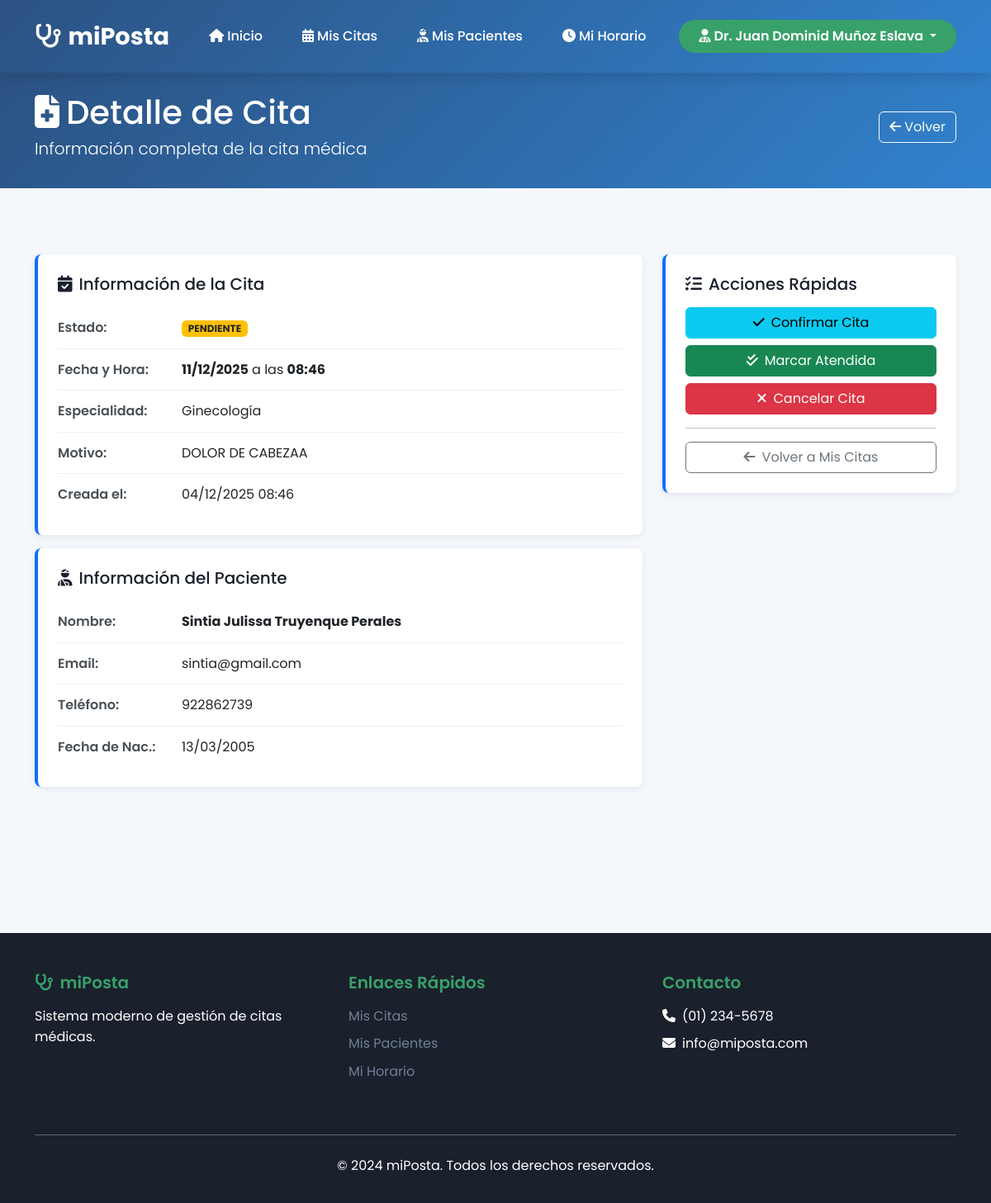
The app's page /medico/citas/1/ (signed in) with its own data.
### core/models.py (models this page shows, shortened)
class Usuario(AbstractUser):
    ROLES = [
        ('ADMIN', 'Administrador'),
        ('MEDICO', 'Médico'),
        ('PACIENTE', 'Paciente'),
    ]
    rol = models.CharField(max_length=10, choices=ROLES, default='PACIENTE')
    telefono = models.CharField(max_length=15, blank=True)
    direccion = models.TextField(blank=True)
    fecha_nacimiento = models.DateField(null=True, blank=True)
    class Meta:
        db_table = 'usuarios'
        verbose_name = 'Usuario'
        verbose_name_plural = 'Usuarios'

class Cita(models.Model):
    ESTADOS = [
        ('PENDIENTE', 'Pendiente'),
        ('CONFIRMADA', 'Confirmada'),
        ('CANCELADA', 'Cancelada'),
        ('COMPLETADA', 'Completada'),
    ]
    paciente = models.ForeignKey(Usuario, on_delete=models.CASCADE, related_name='citas_paciente', limit_choices_to={'rol': 'PACIENTE'})
    medico = models.ForeignKey(Usuario, on_delete=models.CASCADE, related_name='citas_medico', limit_choices_to={'rol': 'MEDICO'})
    especialidad = models.ForeignKey(Especialidad, on_delete=models.SET_NULL, null=True, blank=True)
    fecha_hora = models.DateTimeField()
    motivo = models.TextField()
    estado = models.CharField(max_length=20, choices=ESTADOS, default='PENDIENTE')
    notas = models.TextField(blank=True)
    creado_en = models.DateTimeField(auto_now_add=True)
    actualizado_en = models.DateTimeField(auto_now=True)
    class Meta:
        db_table = 'citas'
        ordering = ['-fecha_hora']
        verbose_name = 'Cita'
        verbose_name_plural = 'Citas'

class Especialidad(models.Model):
    nombre = models.CharField(max_length=100, unique=True)
    descripcion = models.TextField(blank=True)
    activo = models.BooleanField(default=True)
    class Meta:
        db_table = 'especialidades'
        verbose_name = 'Especialidad'
        verbose_name_plural = 'Especialidades'

### core/views.py (the view)
# urls.py: path('medico/citas/<int:pk>/', views.medico_cita_detail, name='medico_cita_detail'),
@login_required
def medico_cita_detail(request, pk):
    if request.user.rol != 'MEDICO':
        messages.error(request, 'No tienes permisos para acceder')
        return redirect('login')
    cita = get_object_or_404(Cita, pk=pk, medico=request.user)
    context = {
        'cita': cita,
    }
    return render(request, 'medico/pages/cita_detail.html', context)

### templates/medico/pages/cita_detail.html (shortened to what this page needs)
{% load static %}
<!DOCTYPE html>
<html lang="es">
<head>
  <link href="https://cdn.jsdelivr.net/npm/bootstrap@5.3.2/dist/css/bootstrap.min.css" rel="stylesheet">
  <link rel="stylesheet" href="https://cdnjs.cloudflare.com/ajax/libs/font-awesome/6.4.0/css/all.min.css">
  <link rel="stylesheet" href="{% static 'css/styles.css' %}">
</head>
<body>
  <nav class="navbar navbar-expand-lg navbar-custom">
    <div class="container">
      <a class="navbar-brand" href="{% url 'medico_dashboard' %}">
        <i class="fas fa-stethoscope me-2"></i>miPosta
      </a>
      <div class="collapse navbar-collapse" id="navbarNav">
        <ul class="navbar-nav ms-auto me-3">
          <li class="nav-item"><a class="nav-link" href="{% url 'medico_dashboard' %}"><i class="fas fa-home me-1"></i>Inicio</a></li>
          <li class="nav-item"><a class="nav-link" href="{% url 'medico_mis_citas' %}"><i class="fas fa-calendar-alt me-1"></i>Mis Citas</a></li>
          <li class="nav-item"><a class="nav-link" href="{% url 'medico_mis_pacientes' %}"><i class="fas fa-user-injured me-1"></i>Mis Pacientes</a></li>
          <li class="nav-item"><a class="nav-link" href="{% url 'medico_horario' %}"><i class="fas fa-clock me-1"></i>Mi Horario</a></li>
        </ul>
        <div class="dropdown">
          <button class="btn btn-login dropdown-toggle" type="button" data-bs-toggle="dropdown">
            <i class="fas fa-user-md me-1"></i>Dr. {{ user.get_full_name|default:user.username }}
          </button>
        </div>
      </div>
    </div>
  </nav>
  <section class="dashboard-header">
    <div class="container">
      <div class="d-flex justify-content-between align-items-center">
        <div>
          <h1 class="mb-1"><i class="fas fa-file-medical me-2"></i>Detalle de Cita</h1>
          <p class="lead mb-0">Información completa de la cita médica</p>
        </div>
        <a href="{% url 'medico_mis_citas' %}" class="btn btn-outline-light">
          <i class="fas fa-arrow-left me-1"></i>Volver
        </a>
      </div>
    </div>
  </section>
  <main class="section-padding">
    <div class="container">
      <div class="row">
        <div class="col-lg-8">
          <div class="info-card">
            <h5 class="mb-3"><i class="fas fa-calendar-check me-2"></i>Información de la Cita</h5>
            <div class="info-row">
              <div class="info-label">Estado:</div>
              <div class="info-value">
                <span class="badge
                  {% if cita.estado == 'PENDIENTE' %}bg-warning text-dark
                  {% elif cita.estado == 'CONFIRMADA' %}bg-info
                  {% elif cita.estado == 'COMPLETADA' or cita.estado == 'ATENDIDA' %}bg-success
                  {% elif cita.estado == 'CANCELADA' %}bg-secondary
                  {% else %}bg-primary
                  {% endif %}">
                  {{ cita.estado }}
                </span>
              </div>
            </div>
            <div class="info-row">
              <div class="info-label">Fecha y Hora:</div>
              <div class="info-value">
                <strong>{{ cita.fecha_hora|date:"d/m/Y" }}</strong> a las <strong>{{ cita.fecha_hora|date:"H:i" }}</strong>
              </div>
            </div>
            <div class="info-row">
              <div class="info-label">Especialidad:</div>
              <div class="info-value">{{ cita.especialidad.nombre|default:"No especificada" }}</div>
            </div>
            <div class="info-row">
              <div class="info-label">Motivo:</div>
              <div class="info-value">{{ cita.motivo|default:"Sin motivo especificado" }}</div>
            </div>
            <div class="info-row">
              <div class="info-label">Creada el:</div>
              <div class="info-value">{{ cita.creado_en|date:"d/m/Y H:i" }}</div>
            </div>
          </div>
          <div class="info-card">
            <h5 class="mb-3"><i class="fas fa-user-injured me-2"></i>Información del Paciente</h5>
            <div class="info-row">
              <div class="info-label">Nombre:</div>
              <div class="info-value"><strong>{{ cita.paciente.get_full_name|default:cita.paciente.username }}</strong></div>
            </div>
            {% if cita.paciente.email %}
            <div class="info-row">
              <div class="info-label">Email:</div>
              <div class="info-value">{{ cita.paciente.email }}</div>
            </div>
            {% endif %}
            {% if cita.paciente.telefono %}
            <div class="info-row">
              <div class="info-label">Teléfono:</div>
              <div class="info-value">{{ cita.paciente.telefono }}</div>
            </div>
            {% endif %}
            {% if cita.paciente.fecha_nacimiento %}
            <div class="info-row">
              <div class="info-label">Fecha de Nac.:</div>
              <div class="info-value">{{ cita.paciente.fecha_nacimiento|date:"d/m/Y" }}</div>
            </div>
            {% endif %}
          </div>
        </div>
        <div class="col-lg-4">
          <div class="info-card">
            <h5 class="mb-3"><i class="fas fa-tasks me-2"></i>Acciones Rápidas</h5>
            {% if cita.estado == 'PENDIENTE' %}
            <form method="POST" action="{% url 'medico_confirmar_cita' cita.id %}" class="mb-2">
              <button type="submit" class="btn btn-info w-100">
                <i class="fas fa-check me-2"></i>Confirmar Cita
              </button>
            </form>
            {% endif %}
            {% if cita.estado == 'CONFIRMADA' or cita.estado == 'PENDIENTE' %}
            <form method="POST" action="{% url 'medico_completar_cita' cita.id %}" class="mb-2">
              <button type="submit" class="btn btn-success w-100">
                <i class="fas fa-check-double me-2"></i>Marcar Atendida
              </button>
            </form>
            {% endif %}
            {% if cita.estado != 'COMPLETADA' and cita.estado != 'CANCELADA' %}
            <form method="POST" action="{% url 'medico_cancelar_cita' cita.id %}" class="mb-2">
              <button type="submit" class="btn btn-danger w-100" onclick="return confirm('¿Cancelar esta cita?')">
                <i class="fas fa-times me-2"></i>Cancelar Cita
              </button>
            </form>
            {% endif %}
            <hr>
            <a href="{% url 'medico_mis_citas' %}" class="btn btn-outline-secondary w-100">
              <i class="fas fa-arrow-left me-2"></i>Volver a Mis Citas
            </a>
          </div>
        </div>
      </div>
    </div>
  </main>
  <footer class="footer-custom">
    <div class="container">
      <div class="row">
        <div class="col-lg-4 col-md-6 mb-4">
          <h5><i class="fas fa-stethoscope me-2"></i>miPosta</h5>
          <p class="text-mutedd">Sistema moderno de gestión de citas médicas.</p>
        </div>
        <div class="col-lg-4 col-md-6 mb-4">
          <h5>Enlaces Rápidos</h5>
          <ul class="list-unstyled">
            <li class="mb-2"><a href="{% url 'medico_mis_citas' %}">Mis Citas</a></li>
            <li class="mb-2"><a href="{% url 'medico_mis_pacientes' %}">Mis Pacientes</a></li>
            <li class="mb-2"><a href="{% url 'medico_horario' %}">Mi Horario</a></li>
          </ul>
        </div>
        <div class="col-lg-4 col-md-6 mb-4">
          <h5>Contacto</h5>
          <ul class="list-unstyled">
            <li class="mb-2"><i class="fas fa-phone me-2"></i>(01) 234-5678</li>
            <li class="mb-2"><i class="fas fa-envelope me-2"></i>info@miposta.com</li>
          </ul>
        </div>
      </div>
      <hr class="my-4" style="opacity: 0.3;">
      <div class="row">
        <div class="col-12 text-center">
          <p class="text-mutedd mb-0">&copy; 2024 miPosta. Todos los derechos reservados.</p>
        </div>
      </div>
    </div>
  </footer>
</body>
</html>

### static/css/styles.css (style rules this page uses)
:root { --primary-blue: #2c5282; --primary-green: #38a169; --secondary-blue: #3182ce; --light-blue: #bee3f8; --light-green: #c6f6d5; --dark-text: #1a202c; --light-text: #718096; --white: #ffffff; --light-gray: #f7fafc; --medium-gray: #e2e8f0; --border-radius: 12px; --shadow: 0 4px 6px -1px rgba(0, 0, 0, 0.1); --shadow-lg: 0 10px 15px -3px rgba(0, 0, 0, 0.1); --transition: all 0.3s ease; }
* { margin: 0; padding: 0; box-sizing: border-box; }
body { font-family: 'Poppins', sans-serif; line-height: 1.6; color: var(--dark-text); background-color: var(--light-gray); }
.navbar-custom { background: linear-gradient(135deg, var(--primary-blue) 0%, var(--secondary-blue) 100%); box-shadow: var(--shadow-lg); padding: 1rem 0; position: fixed; top: 0; width: 100%; z-index: 1030; }
.navbar-brand { font-weight: 700; font-size: 1.8rem; color: var(--white) !important; transition: var(--transition); }
.navbar-nav .nav-link { color: var(--white) !important; font-weight: 500; margin: 0 0.5rem; padding: 0.5rem 1rem !important; border-radius: var(--border-radius); transition: var(--transition); }
.btn-login { background: var(--primary-green); border: none; color: var(--white); font-weight: 600; padding: 0.5rem 1.5rem; border-radius: 25px; transition: var(--transition); }
.dashboard-header { background: linear-gradient(135deg, var(--primary-blue) 0%, var(--secondary-blue) 100%); color: var(--white); padding: 2rem 0; margin-top: 80px; }
.footer-custom { background: var(--dark-text); color: var(--white); padding: 3rem 0 2rem; margin-top: 5rem; }
.footer-custom h5 { color: var(--primary-green); font-weight: 600; margin-bottom: 1rem; }
.footer-custom a { color: var(--light-text); text-decoration: none; transition: var(--transition); }
.section-padding { padding: 5rem 0; }

### templates/medico/pages/cita_detail.html (style rules this page uses)
html, body { height: 100%; margin: 0; }
body { display: flex; flex-direction: column; min-height: 100vh; background-color: #f4f7fb; }
main { flex: 1 0 auto; }
.info-card { border-left: 4px solid #0d6efd; background: white; padding: 1.5rem; border-radius: 8px; box-shadow: 0 2px 8px rgba(0,0,0,0.08); margin-bottom: 1rem; }
.info-row { display: flex; padding: 0.75rem 0; border-bottom: 1px solid #f0f0f0; }
.info-row:last-child { border-bottom: none; }
.info-label { font-weight: 600; width: 150px; color: #495057; }
.info-value { flex: 1; color: #212529; }

### records on screen
Usuario: get_full_name "Juan Dominid Muñoz Eslava"
Cita: estado "PENDIENTE", fecha_hora "11/12/2025", fecha_hora "08:46", especialidad.nombre "Ginecología", motivo "DOLOR DE CABEZAA", creado_en "04/12/2025 08:46", paciente.get_full_name "Sintia Julissa Truyenque Perales", paciente.email "sintia@gmail.com", paciente.telefono "922862739", paciente.fecha_nacimiento "13/03/2005"
